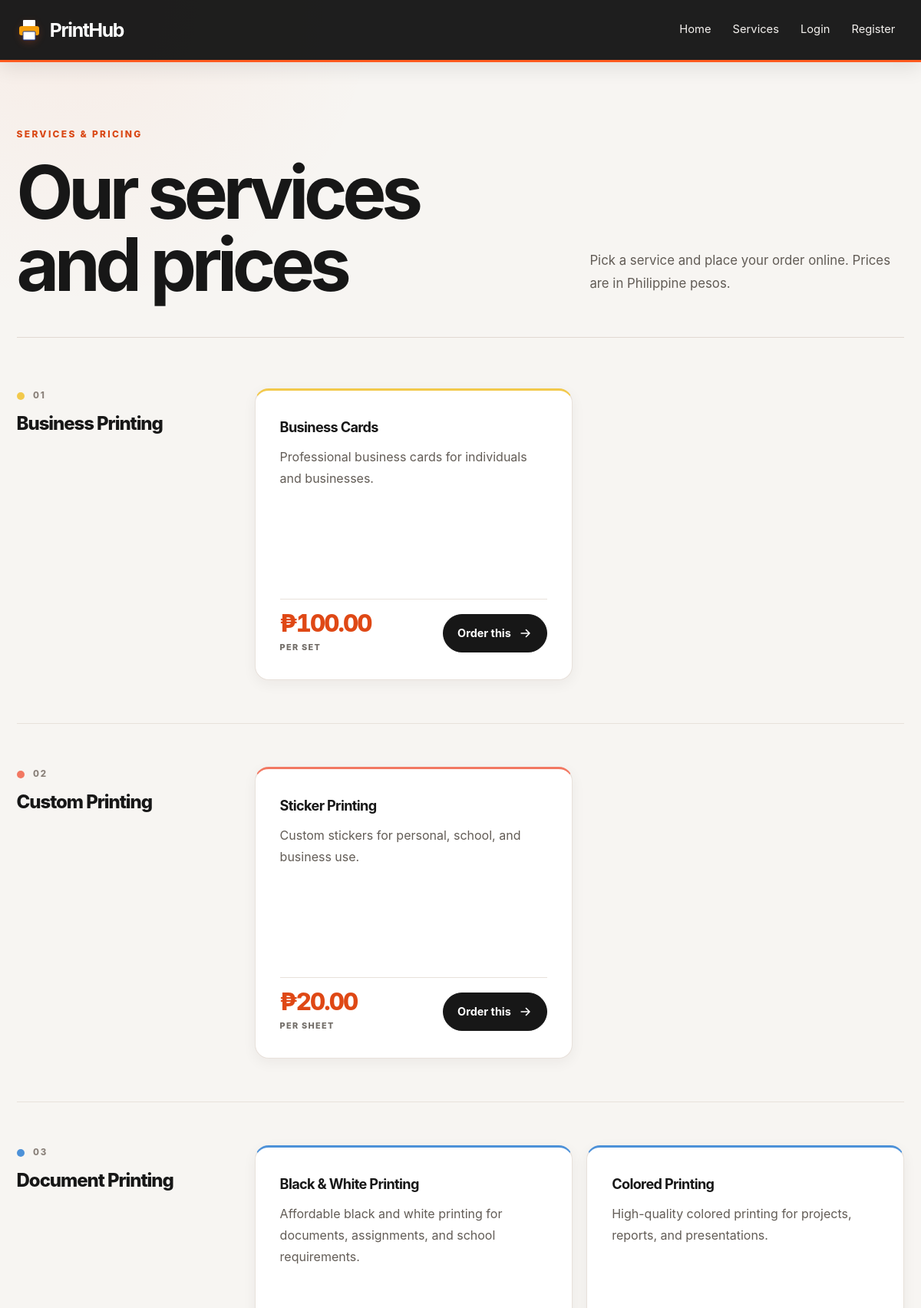
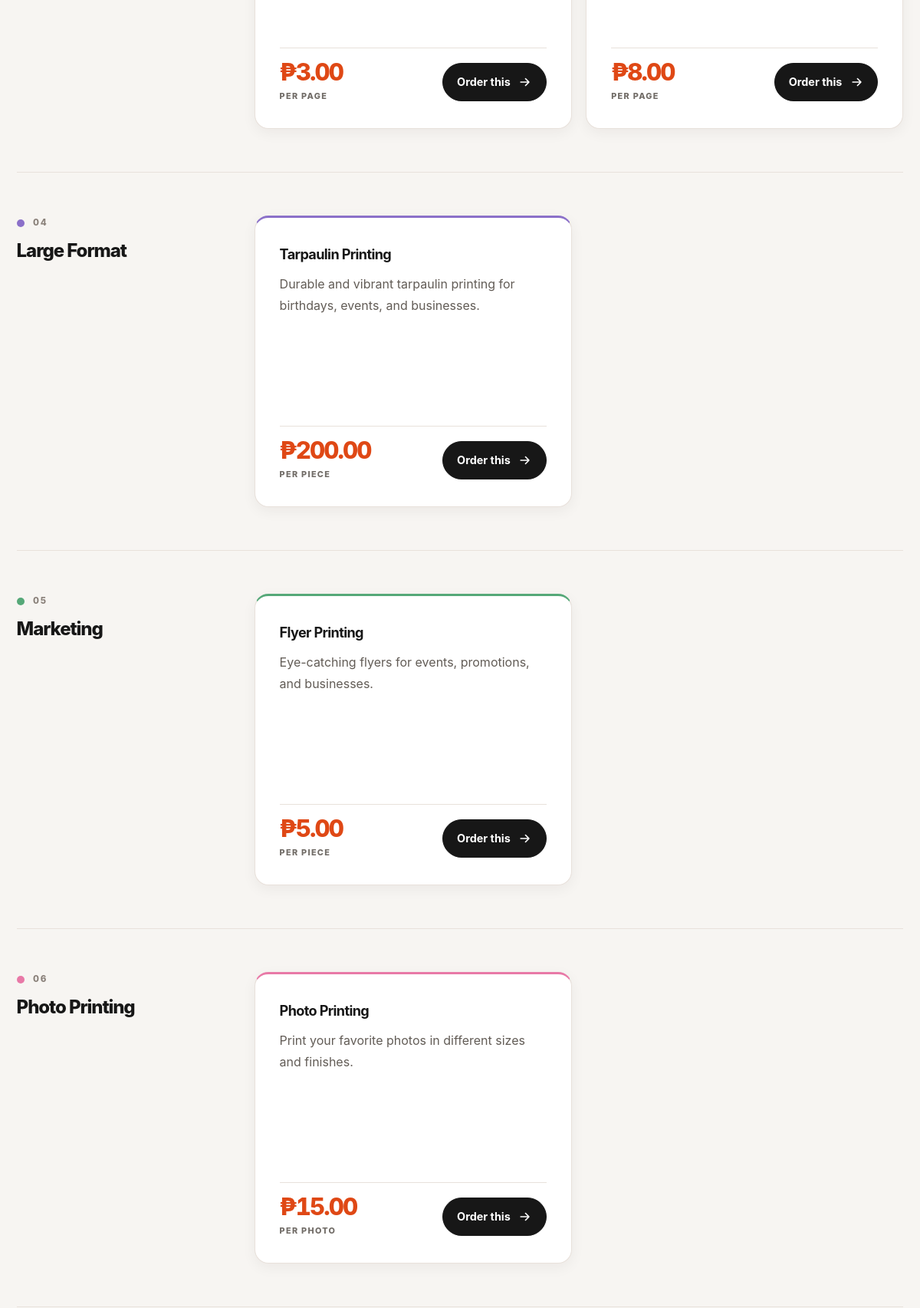
/services.php (upper part), run on the app's committed database (2 pictures, top to bottom).
### tables this page shows
CREATE TABLE services (
    service_id   INT           NOT NULL AUTO_INCREMENT,
    category_id  INT           NOT NULL,
    service_name VARCHAR(100)  NOT NULL,
    description  TEXT          DEFAULT NULL,
    price        DECIMAL(10,2) NOT NULL,
    unit         VARCHAR(20)   NOT NULL DEFAULT 'per piece',    
    status       ENUM('active','inactive') NOT NULL DEFAULT 'active',
    created_at   TIMESTAMP     NOT NULL DEFAULT CURRENT_TIMESTAMP,
    PRIMARY KEY (service_id),
    CONSTRAINT fk_services_category FOREIGN KEY (category_id)
        REFERENCES categories (category_id),
    CONSTRAINT chk_services_price CHECK (price >= 0)
);

### includes/bootstrap.php (called while the page is built, shortened)
<?php
require_once ROOT_PATH . '/includes/helpers.php';
spl_autoload_register(function (string $class): void {
    $prefix = 'PrintHub\\';
    $file = ROOT_PATH . '/src/' . substr($class, strlen($prefix)) . '.php';
});

### src/Database.php (called while the page is built, shortened)
<?php
class Database
{
    private static ?PDO $connection = null;
    public static function connect(): PDO
    {
        if (self::$connection === null) {
            try {
                $dsn = 'mysql:host=' . DB_HOST . ';dbname=' . DB_NAME . ';charset=utf8mb4';
                self::$connection = new PDO($dsn, DB_USER, DB_PASS, [
                    PDO::ATTR_ERRMODE            => PDO::ERRMODE_EXCEPTION,
                    PDO::ATTR_DEFAULT_FETCH_MODE => PDO::FETCH_ASSOC,
                    PDO::ATTR_EMULATE_PREPARES   => false,
                ]);
            } catch (PDOException $e) {
                throw new RuntimeException('Could not connect to the database. Is MySQL running and is printhub imported?');
            }
        }
        return self::$connection;
    }
}

### src/BaseModel.php (called while the page is built, shortened)
<?php
abstract class BaseModel
{
    public function __construct()
    {
        $this->db = Database::connect();
    }
}

### src/Service.php (called while the page is built, shortened)
<?php
class Service extends BaseModel
{
    public function allActive(): array
    {
        return $this->db->query(
            self::SELECT . " WHERE s.status = 'active' ORDER BY c.category_name, s.service_name"
        )->fetchAll();
    }
}

### services.php (the view, shortened to what this page needs)
<?php
require __DIR__ . '/includes/bootstrap.php';
$categoryMeta = [
    'Business Printing' => ['number' => '01', 'accent' => '#F2C94C'],
    'Custom Printing'   => ['number' => '02', 'accent' => '#F27862'],
    'Document Printing' => ['number' => '03', 'accent' => '#4D91D8'],
    'Large Format'      => ['number' => '04', 'accent' => '#8B70C9'],
    'Marketing'         => ['number' => '05', 'accent' => '#55A878'],
    'Photo Printing'    => ['number' => '06', 'accent' => '#E879A7'],
    'School Printing'   => ['number' => '07', 'accent' => '#E98D45'],
];
$byCategory = [];
foreach ((new Service())->allActive() as $service) {
    $byCategory[$service['category_name']][] = $service;
}
require __DIR__ . '/includes/header.php';
?>
<div id="services-main" class="services-container services-main" tabindex="-1">
    <section class="services-intro" aria-labelledby="services-title">
        <div class="services-intro-heading">
            <p class="services-eyebrow">Services &amp; Pricing</p>
            <h1 id="services-title">Our services<br class="desktop-break"> and prices</h1>
        </div>
        <p class="services-intro-copy">Pick a service and place your order online. Prices are in Philippine pesos.</p>
    </section>
    <div class="services-category-list">
        <?php foreach ($categoryMeta as $category => $meta): ?>
            <?php $items = $byCategory[$category] ?? []; if (!$items) { continue; } ?>
            <section class="services-category" aria-labelledby="category-<?= e($meta['number']) ?>" style="--category-accent: <?= e($meta['accent']) ?>;">
                <div class="services-category-rail">
                    <span class="category-dot" aria-hidden="true"></span>
                    <span class="category-number"><?= e($meta['number']) ?></span>
                    <h2 id="category-<?= e($meta['number']) ?>"><?= e($category) ?></h2>
                </div>
                <div class="service-card-grid">
                    <?php foreach ($items as $service): ?>
                        <article class="service-menu-card">
                            <h3><?= e($service['service_name']) ?></h3>
                            <p class="service-menu-description"><?= e($service['description']) ?></p>
                            <div class="service-menu-footer">
                                <div class="service-menu-price">
                                    <p class="service-menu-amount"><?= money($service['price']) ?></p>
                                    <span class="service-menu-unit"><?= e($service['unit']) ?></span>
                                </div>
                                <a class="service-order-link" href="<?= e(url('order.php')) ?>" aria-label="Order <?= e($service['service_name']) ?>">
                                    <span>Order this</span>
                                    <svg aria-hidden="true" focusable="false" viewBox="0 0 20 20"><path d="M3.5 10h12m-5-5 5 5-5 5"/></svg>
                                </a>
                            </div>
                        </article>
                    <?php endforeach; ?>
                </div>
            </section>
        <?php endforeach; ?>
    </div>
</div>
<?php require __DIR__ . '/includes/footer.php'; ?>

### assets/css/style.css (style rules this page uses)
:root { --blue: #1e3a8a; --blue-light: #dbeafe; --amber: #f59e0b; --text: #1f2937; --muted: #4b5563; --bg: #f9fafb; --white: #ffffff; --border: #d1d5db; --green: #166534; --red: #991b1b; }
* { box-sizing: border-box; }
body { margin: 0; font-family: "Segoe UI", Arial, sans-serif; line-height: 1.6; color: var(--text); background: var(--bg); }
h1, h2, h3 { line-height: 1.25; color: var(--blue); }
a { color: var(--blue); }
:root { --blue: #171717; --blue-light: #fff0e9; --amber: #ff5a1f; --text: #252321; --muted: #716c67; --bg: #f7f5f2; --white: #fff; --border: #e8e1db; --green: #16734b; --red: #b42318; --shadow-sm: 0 5px 18px rgba(34,25,18,.055); --shadow-lg: 0 18px 50px rgba(34,25,18,.10); }
html { scroll-behavior: smooth; }
body { display:flex; min-height:100vh; flex-direction:column; font-family: Inter,"Segoe UI",Arial,sans-serif; color:var(--text); background:radial-gradient(circle at 8% 0%,rgba(255,90,31,.055),transparent 25rem),var(--bg); line-height:1.7; }
h1,h2,h3 { color:var(--blue); letter-spacing:-.035em; }
h2 { font-size:clamp(1.65rem,3vw,2.25rem); margin:0 0 1.35rem; }
h3 { font-size:1.13rem; }
a { color:#d94714; text-underline-offset:3px; }

### data on the page
services: service_name "Business Cards", description "Professional business cards for individuals and businesses.", price "₱100.00", unit "PER SET"
services: service_name "Sticker Printing", description "Custom stickers for personal, school, and business use.", price "₱20.00", unit "PER SHEET"
services: service_name "Black & White Printing", description "Affordable black and white printing for documents, assignments, and school requirements.", price "₱3.00", unit "PER PAGE"
services: service_name "Colored Printing", description "High-quality colored printing for projects, reports, and presentations.", price "₱8.00", unit "PER PAGE"
services: service_name "Tarpaulin Printing", description "Durable and vibrant tarpaulin printing for birthdays, events, and businesses.", price "₱200.00", unit "PER PIECE"
services: service_name "Flyer Printing", description "Eye-catching flyers for events, promotions, and businesses.", price "₱5.00", unit "PER PIECE"
services: service_name "Photo Printing", description "Print your favorite photos in different sizes and finishes.", price "₱15.00", unit "PER PHOTO"

### other printed values
SHOP_NAME "PrintHub"
$label "Home Services Login Register"
$meta['number'] "01"
$category "Business Printing"
$meta['number'] "02"
$category "Custom Printing"
$meta['number'] "03"
$category "Document Printing"
$meta['number'] "04"
$category "Large Format"
$meta['number'] "05"
$category "Marketing"
$meta['number'] "06"
$category "Photo Printing"
